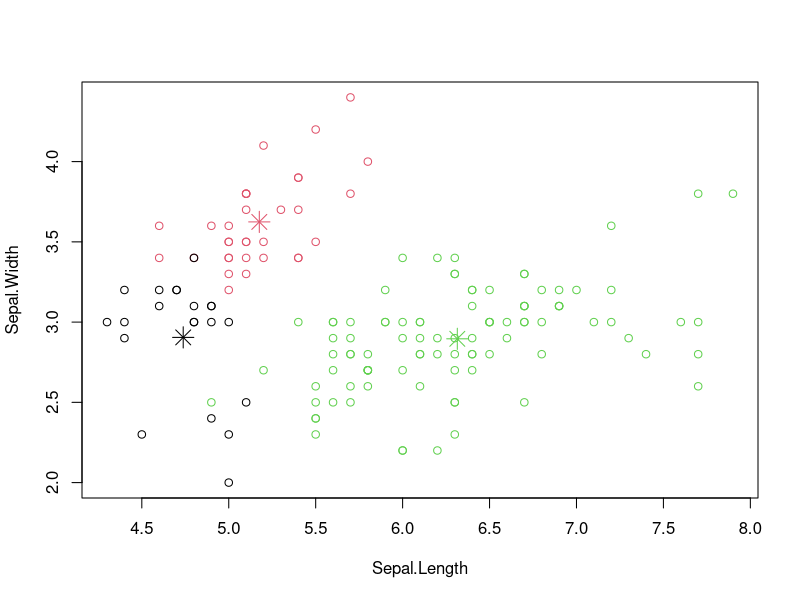
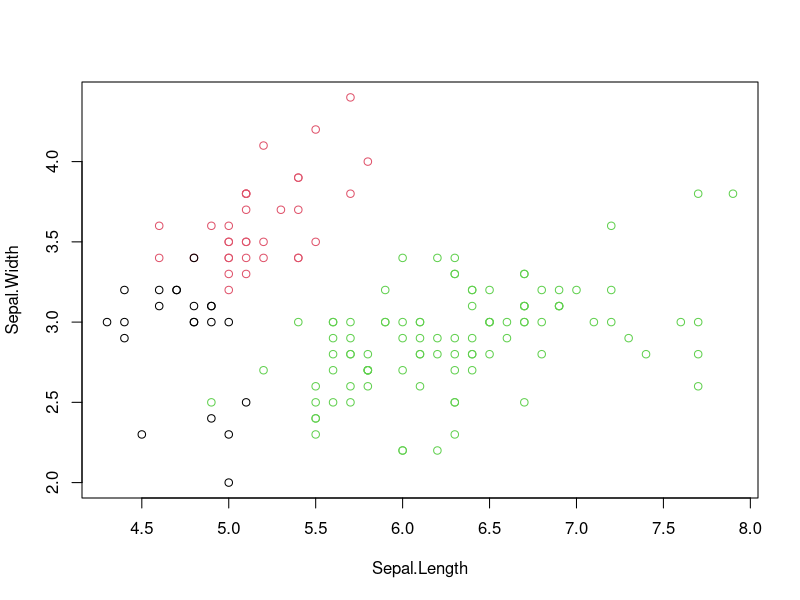

Generate these figures, in order, with R:
newiris <- iris
newiris$Species <- NULL
kc <- kmeans(newiris,3)
kc

table(iris$Species, kc$cluster)

plot(newiris[c("Sepal.Length", "Sepal.Width")], col=kc$cluster)
points(kc$centers[, c("Sepal.Length", "Sepal.Width")], col=1:3, pch = 8, cex = 2)

dev.off()

plot(newiris[c("Sepal.Length", "Sepal.Width")], col=kc$cluster)
